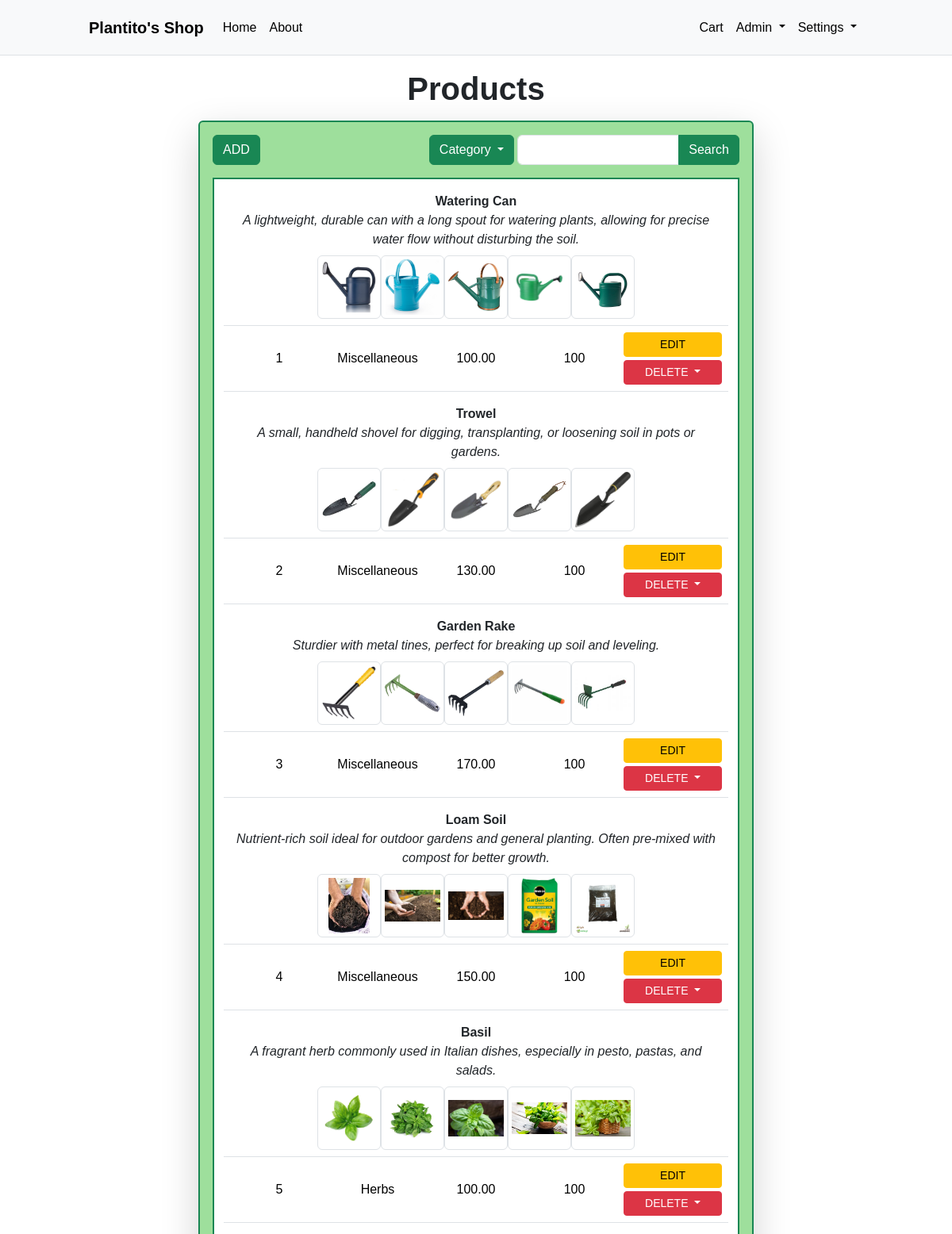
Screenshot of /product/index.php (signed in, upper part) with the database file from the repository.
### tables this page shows
CREATE TABLE image(
    img_id INT NOT NULL AUTO_INCREMENT,
    prod_id INT NOT NULL,
    img_path varchar(128) NOT NULL,
    PRIMARY KEY (img_id, prod_id),
    CONSTRAINT image_prod_id_fk FOREIGN KEY (prod_id) REFERENCES product(prod_id) ON DELETE CASCADE
);

CREATE TABLE product(
    prod_id INT NOT NULL PRIMARY KEY AUTO_INCREMENT,
    description varchar(200) NOT NULL,
    price decimal(7,2),
    definition TEXT,
    cat_id INT
);

CREATE TABLE category(
    cat_id INT NOT NULL PRIMARY KEY AUTO_INCREMENT,
    description varchar(32)
);

CREATE TABLE stock (
    prod_id INT NOT NULL PRIMARY KEY,
    quantity INT,
    CONSTRAINT stock_prod_id_fk FOREIGN KEY (prod_id) REFERENCES product(prod_id) ON DELETE CASCADE
);

### product/index.php (the view, shortened to what this page needs)
<?php
    include('../includes/config.php');
    include('../includes/headerBS.php');
    $sql = "SELECT p.prod_id, p.description, p.price, p.definition, s.quantity, c.description as cat FROM product p INNER JOIN stock s ON p.prod_id = s.prod_id INNER JOIN category c ON p.cat_id = c.cat_id";
    $result = mysqli_query($conn, $sql);
?>
<!DOCTYPE html>
<html lang="en">
<head>
    <link href="https://cdn.jsdelivr.net/npm/bootstrap@5.3.3/dist/css/bootstrap.min.css" rel="stylesheet">
</head>
<body>
    <h1 class="text-center p-2 fw-bold">Products</h1>
    <div class="container-sm outer-box p-3 mb-3 shadow-lg  border border-success border-2 rounded">
        <div class="row top-header pb-3 justify-content-between">
            <div class="col-4 d-flex align-items-center justify-content-start">
                <a href="create.php">
                    <button class="btn btn-success">ADD</button>
                </a>
            </div>
            <div class="col-8 d-flex align-items-center justify-content-end gap-1">
                <div class="btn-group">
                    <button type="button" class="btn btn-success dropdown-toggle" data-bs-toggle="dropdown" aria-expanded="false">
                        Category
                    </button>
                </div>
                <form action="" method="get" class="d-inline-block">
                    <div class="input-group">
                        <input type="text" class="form-control" name="search">
                        <button class="btn btn-success">Search</button>
                    </div>
                </form>
            </div>
        </div>
        <div class="container inner-box border border-success border-2 py-3 px-4">
        <?php
        if($result->num_rows!=0){
            while($row = mysqli_fetch_array($result)){
                echo "
                    <table class=\"table text-center \">
                        <tr class=\"details row d-grid\">
                            <td class=\"col d-flex flex-wrap align-items-center justify-content-center\">";
                $sql = "SELECT img_path FROM image WHERE prod_id = {$row['prod_id']}";
                $result2 = mysqli_query($conn, $sql);
                while($row2 = mysqli_fetch_array($result2)){
                    echo "<img class=\"img-thumbnail image-admin-css\" src=\"{$row2['img_path']}\" height=\"100px\" width=\"100px\">";
                }
                            echo "</td>
                            <div class=\"col d-grid align-items-center fw-bold justify-content-center text-wrap\">{$row['description']}</div>
                            <div class=\"col d-grid align-items-center text-center fst-italic justify-content-center text-wrap\">{$row['definition']}</div>
                            <td class=\"col d-flex align-items-center\">
                                <div class=\"col d-grid align-items-center\">{$row['prod_id']}</div>
                                <div class=\"col d-grid align-items-center text-wrap\">{$row['cat']}</div>
                                <div class=\"col d-grid align-items-center\">{$row['price']}</div>
                                <div class=\"col d-grid align-items-center\">{$row['quantity']}</div>
                                <div class=\"col d-grid align-items-center\">
                                    <div class=\"row d-grid gap-1\">
                                        <form action=\"edit.php\" method=\"post\">
                                            <button class=\"btn btn-warning btn-sm w-100\" name=\"update_id\" value=\"{$row['prod_id']}\">EDIT</button>
                                        </form>
                                        <div class=\"dropdown d-block\">
                                            <button class=\"btn btn-danger btn-sm w-100 dropdown-toggle\" type=\"button\" data-bs-toggle=\"dropdown\" aria-expanded=\"false\">
                                                DELETE
                                            </button>
                                                    <button class=\"dropdown-item btn-sm w-100\" name=\"delete_id\" value=\"{$row['prod_id']}\">YES</button>
                                                    <button class=\"dropdown-item btn-sm w-100\" name=\"no\" value=\"{$row['prod_id']}\">NO</button>
                                        </div>
                                    </div>
                                </div>
                            </td>
                        </tr>
                    </table>
                ";
            }
        }else{
            echo "<p class=\"text-center mt-2 fw-bold\">No products found.</p>";
        }
        ?>
        </div>
    </div>
</body>
</html>

### rows the page displays
product: description "Watering Can", definition "A lightweight, durable can with a long spout for watering plants, allowing for precise water flow without disturbing the soil.", prod_id "1", cat.description "Miscellaneous", price "100.00", stock.quantity "100"
image: img_path (picture)
image: img_path (picture)
image: img_path (picture)
image: img_path (picture)
image: img_path (picture)
product: description "Trowel", definition "A small, handheld shovel for digging, transplanting, or loosening soil in pots or gardens.", prod_id "2", cat.description "Miscellaneous", price "130.00", stock.quantity "100"
image: img_path (picture)
image: img_path (picture)
image: img_path (picture)
image: img_path (picture)
image: img_path (picture)
product: description "Garden Rake", definition "Sturdier with metal tines, perfect for breaking up soil and leveling.", prod_id "3", cat.description "Miscellaneous", price "170.00", stock.quantity "100"
image: img_path (picture)
image: img_path (picture)
image: img_path (picture)
image: img_path (picture)
image: img_path (picture)
product: description "Loam Soil", definition "Nutrient-rich soil ideal for outdoor gardens and general planting. Often pre-mixed with compost for better growth.", prod_id "4", cat.description "Miscellaneous", price "150.00", stock.quantity "100"
image: img_path (picture)
image: img_path (picture)
image: img_path (picture)
image: img_path (picture)
image: img_path (picture)
product: description "Basil", definition "A fragrant herb commonly used in Italian dishes, especially in pesto, pastas, and salads.", prod_id "5", cat.description "Herbs", price "100.00", stock.quantity "100"
image: img_path (picture)
image: img_path (picture)
image: img_path (picture)
image: img_path (picture)
image: img_path (picture)
